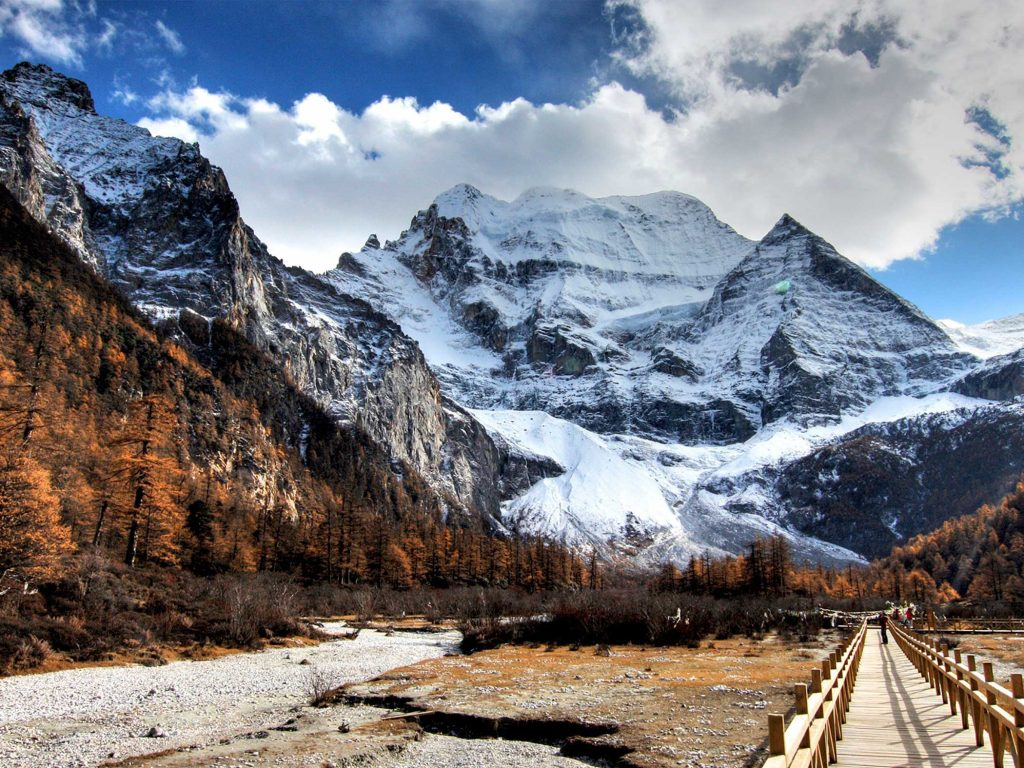
#> input picture Task1/2.jpg, 1024 x 768 px
$ jupyter execute Task1.ipynb
#> lines starting #> are read from the running program, lines starting #| are printed output that depends on the picture; long printed decimals are rounded
[cell 1]
import cv2

[cell 2]
image = cv2.imread("2.jpg", 0)
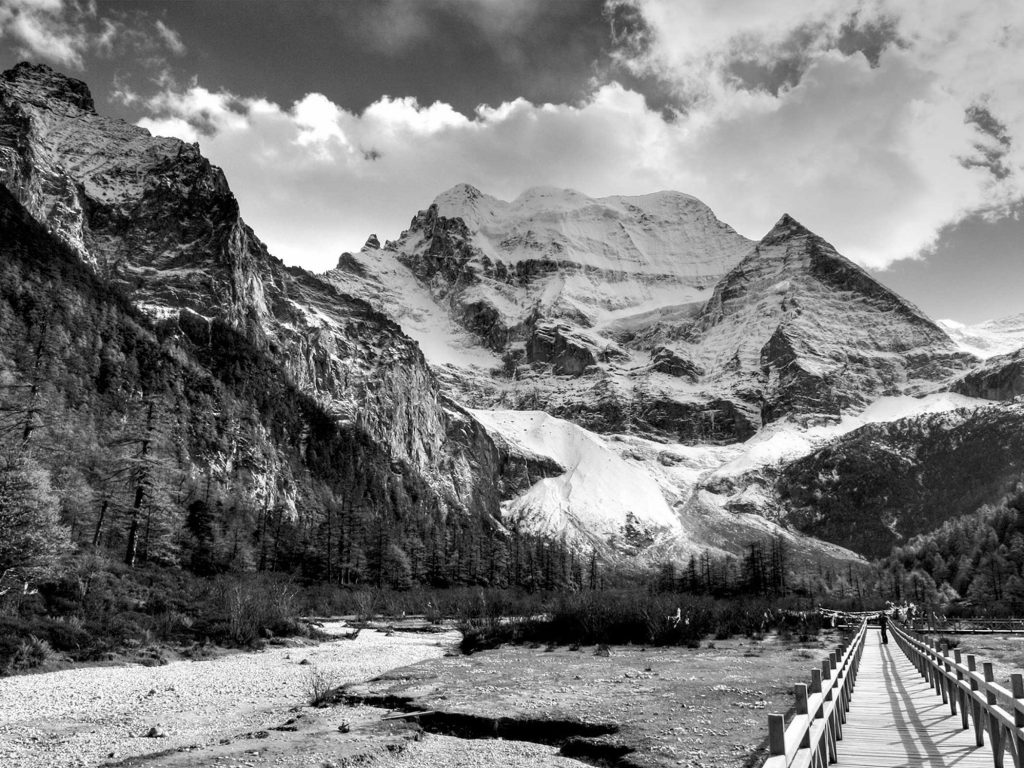
#> image: shape (768, 1024); min 0, max 255, mean 122.2
image_color = cv2.imread("2.jpg")
#> image_color is the input picture: shape (768, 1024, 3); mean B, G, R 129.3, 121.9, 120.1
cv2.imshow("Pic",image)
cv2.imshow("PicColor",image_color)
cv2.waitKey(0)
cv2.destroyAllWindows()

[cell 3]
border = int(input('crit: '))
#> the answer given: 3

[cell 4]
print(image)
#> (printed output is left out)

[cell 5]
counter = 0
for x in range(image.shape[0]):
    for y in range(image.shape[1]):
        if image[x][y] > border:
            counter += 1
#> after the loop, counter = 773309
print(str(counter) + '. Percent ' + str( counter /(image.shape[0]*image.shape[1]) * 100))
#| 773309. Percent 98.331
